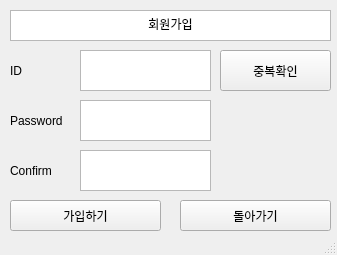
<?xml version="1.0" encoding="UTF-8"?>
<ui version="4.0">
 <class>MainWindow</class>
 <widget class="QMainWindow" name="MainWindow">
  <property name="geometry">
   <rect>
    <x>0</x>
    <y>0</y>
    <width>337</width>
    <height>255</height>
   </rect>
  </property>
  <property name="windowTitle">
   <string>MainWindow</string>
  </property>
  <widget class="QWidget" name="centralwidget">
   <widget class="QTextBrowser" name="textBrowser">
    <property name="geometry">
     <rect>
      <x>10</x>
      <y>10</y>
      <width>321</width>
      <height>31</height>
     </rect>
    </property>
    <property name="html">
     <string>&lt;!DOCTYPE HTML PUBLIC &quot;-//W3C//DTD HTML 4.0//EN&quot; &quot;http://www.w3.org/TR/REC-html40/strict.dtd&quot;&gt;
&lt;html&gt;&lt;head&gt;&lt;meta name=&quot;qrichtext&quot; content=&quot;1&quot; /&gt;&lt;style type=&quot;text/css&quot;&gt;
p, li { white-space: pre-wrap; }
&lt;/style&gt;&lt;/head&gt;&lt;body style=&quot; font-family:'Gulim'; font-size:9pt; font-weight:400; font-style:normal;&quot;&gt;
&lt;p align=&quot;center&quot; style=&quot; margin-top:0px; margin-bottom:0px; margin-left:0px; margin-right:0px; -qt-block-indent:0; text-indent:0px;&quot;&gt;회원가입&lt;/p&gt;&lt;/body&gt;&lt;/html&gt;</string>
    </property>
   </widget>
   <widget class="QLabel" name="label">
    <property name="geometry">
     <rect>
      <x>10</x>
      <y>50</y>
      <width>21</width>
      <height>41</height>
     </rect>
    </property>
    <property name="text">
     <string>ID</string>
    </property>
   </widget>
   <widget class="QTextEdit" name="textEdit">
    <property name="geometry">
     <rect>
      <x>80</x>
      <y>50</y>
      <width>131</width>
      <height>41</height>
     </rect>
    </property>
   </widget>
   <widget class="QPushButton" name="pushButton">
    <property name="geometry">
     <rect>
      <x>220</x>
      <y>50</y>
      <width>111</width>
      <height>41</height>
     </rect>
    </property>
    <property name="text">
     <string>중복확인</string>
    </property>
   </widget>
   <widget class="QTextEdit" name="textEdit_2">
    <property name="geometry">
     <rect>
      <x>80</x>
      <y>100</y>
      <width>131</width>
      <height>41</height>
     </rect>
    </property>
   </widget>
   <widget class="QLabel" name="label_2">
    <property name="geometry">
     <rect>
      <x>10</x>
      <y>100</y>
      <width>61</width>
      <height>41</height>
     </rect>
    </property>
    <property name="text">
     <string>Password</string>
    </property>
   </widget>
   <widget class="QTextEdit" name="textEdit_3">
    <property name="geometry">
     <rect>
      <x>80</x>
      <y>150</y>
      <width>131</width>
      <height>41</height>
     </rect>
    </property>
   </widget>
   <widget class="QLabel" name="label_3">
    <property name="geometry">
     <rect>
      <x>10</x>
      <y>150</y>
      <width>61</width>
      <height>41</height>
     </rect>
    </property>
    <property name="text">
     <string>Confirm</string>
    </property>
   </widget>
   <widget class="QPushButton" name="pushButton_2">
    <property name="geometry">
     <rect>
      <x>10</x>
      <y>200</y>
      <width>151</width>
      <height>31</height>
     </rect>
    </property>
    <property name="text">
     <string>가입하기</string>
    </property>
   </widget>
   <widget class="QPushButton" name="pushButton_3">
    <property name="geometry">
     <rect>
      <x>180</x>
      <y>200</y>
      <width>151</width>
      <height>31</height>
     </rect>
    </property>
    <property name="text">
     <string>돌아가기</string>
    </property>
   </widget>
  </widget>
  <widget class="QStatusBar" name="statusbar"/>
 </widget>
 <resources/>
 <connections/>
</ui>
